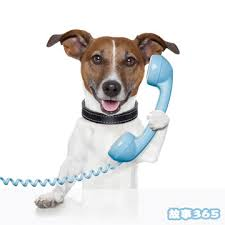
#> input picture test/4.jpg, 225 x 225 px, found by its file name
$ python caller.py   (older library calls are emulated)
#> lines starting #> are read from the running program, lines starting #| are printed output that depends on the picture
#> further down, test_img is the input picture: shape (225, 225, 3); mean B, G, R 226.6, 227, 227.2
import cv2 as cv
import os
import numpy as np

def get_hog_descriptor(image):
    # https://pastebin.com/Y1LXaRrE
    hog = cv.HOGDescriptor()
    h, w = image.shape[:2]
#> h = 225; w = 225
    rate = 64 / w
#> rate = 0.284
    image = cv.resize(image, (64, np.int(rate*h)))
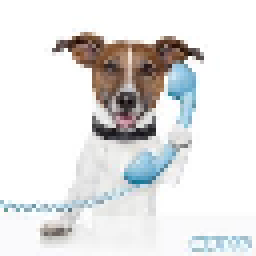
#> image: shape (64, 64, 3) (shown 4 times larger); mean of channels 0, 1, 2 226.5, 226.8, 227.1; drawn as B, G, R
    gray = cv.cvtColor(image, cv.COLOR_BGR2GRAY)
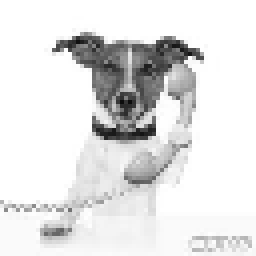
#> gray: shape (64, 64) (shown 4 times larger); min 13, max 255, mean 226.9
    bg = np.zeros((128, 64), dtype=np.uint8)
    bg[:,:] = 127
    h, w = gray.shape
#> h = 64; w = 64
    dy = (128 - h) // 2
#> dy = 32
    bg[dy:h+dy,:] = gray
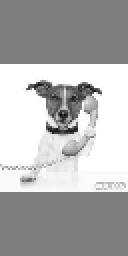
#> bg: shape (128, 64) (shown 2 times larger); min 13, max 255, mean 176.9
    cv.imshow("hog_bg", bg)
    cv.waitKey(0)
    # 64x128 = 3780
    fv = hog.compute(bg, winStride=(8, 8), padding=(0, 0))
#> fv = 3780 values, max 0.749 at index 3595, min 0 at index 0, mean 0.0668
    return fv

def generate_dataset(pdir, ndir):
    train_data = []
    labels = []
    for file_name in os.listdir(pdir):
        img_dir = os.path.join(pdir, file_name)
        img = cv.imread(img_dir)
        hog_desc = get_hog_descriptor(img)
        one_fv = np.zeros([len(hog_desc)], dtype=np.float32)
        for i in range(len(hog_desc)):
            one_fv[i] = hog_desc[i][0]
        train_data.append(one_fv)
        labels.append(1)

    for file_name in os.listdir(ndir):
        img_dir = os.path.join(ndir, file_name)
        img = cv.imread(img_dir)
        hog_desc = get_hog_descriptor(img)
        one_fv = np.zeros([len(hog_desc)], dtype=np.float32)
        for i in range(len(hog_desc)):
            one_fv[i] = hog_desc[i][0]
        train_data.append(one_fv)
        labels.append(-1)
    return np.array(train_data, dtype=np.float32), np.array(labels, dtype=np.int32)

def svm_train(positive_dir, negative_dir):
    svm = cv.ml.SVM_create()
    svm.setType(cv.ml.SVM_C_SVC)
    svm.setC(2.67)
    svm.setGamma(25.383)
    trainData, responses = generate_dataset(positive_dir, negative_dir)
    responses = np.reshape(responses, [-1, 1])
    svm.train(trainData, cv.ml.ROW_SAMPLE, responses)
    svm.save('svm_data.dat')
def elec_detect(image):
    hog_desc = get_hog_descriptor(test_img)
#> hog_desc has the same summary as fv in get_hog_descriptor
    print(len(hog_desc))
#| 3780
    one_fv = np.zeros([len(hog_desc)], dtype=np.float32)
#> one_fv = 3780 values from 0 to 0
    for i in range(len(hog_desc)):
        one_fv[i] = hog_desc[i][0]
#> this loop made 1 pass
    one_fv = np.reshape(one_fv, [-1, len(hog_desc)])
    print(len(one_fv), len(one_fv[0]))
    svm = cv.ml.SVM_load('svm_data.dat')
    result = svm.predict(one_fv)[1]
    print('是否在打电话：1表示“是”，-1表示“不是”')
    print(result)

if __name__ == '__main__':
   # generate_dataset("E:/caller/positive/", "E:/caller/negative/")

    #svm_train("E:/caller/positive/", "E:/caller/negative/")

    test_img = cv.imread("E:/caller/test/4.jpg")
    cv.waitKey(0)
#> (the run stopped early here; a loop or call above may not have finished)

$ run again, with test/1.jpg copied over test/4.jpg
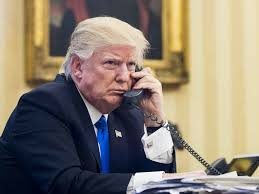
#> input picture test/1.jpg, 259 x 194 px, found by its file name
#> test_img is the input picture: shape (194, 259, 3); mean B, G, R 113.1, 126.8, 137
#> in get_hog_descriptor, `gray = cv.cvtColor(image, cv.COLOR_BGR2GRAY)`:
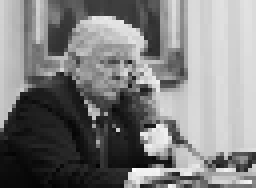
#> gray: shape (47, 64) (shown 4 times larger); min 3, max 251, mean 127.9
#> in get_hog_descriptor, `bg[dy:h+dy,:] = gray`:
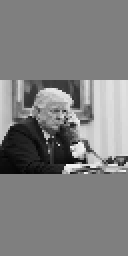
#> bg: shape (128, 64) (shown 2 times larger); min 3, max 251, mean 127.3
#> fv = 3780 values, max 0.744 at index 139, min 0 at index 0, mean 0.0631
#> hog_desc has the same summary as fv in get_hog_descriptor
#| 3780
#> one_fv = 3780 values from 0 to 0
#> the loop in elec_detect, `for i in range(len(hog_desc)):` made 1 pass

$ run again, with test/10.jpg copied over test/4.jpg
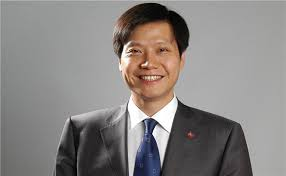
#> input picture test/10.jpg, 286 x 176 px, found by its file name
#> test_img is the input picture: shape (176, 286, 3); mean B, G, R 130, 132.1, 136.6
#> in get_hog_descriptor, `gray = cv.cvtColor(image, cv.COLOR_BGR2GRAY)`:
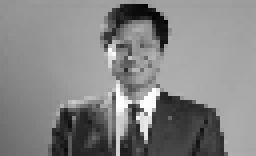
#> gray: shape (39, 64) (shown 4 times larger); min 2, max 254, mean 133
#> in get_hog_descriptor, `bg[dy:h+dy,:] = gray`:
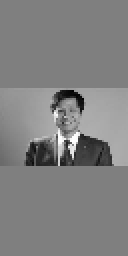
#> bg: shape (128, 64) (shown 2 times larger); min 2, max 254, mean 128.8
#> fv = 3780 values, max 0.699 at index 3397, min 0 at index 0, mean 0.051
#> hog_desc has the same summary as fv in get_hog_descriptor
#| 3780
#> one_fv = 3780 values from 0 to 0
#> the loop in elec_detect, `for i in range(len(hog_desc)):` made 1 pass

$ run again, with test/11.jpg copied over test/4.jpg
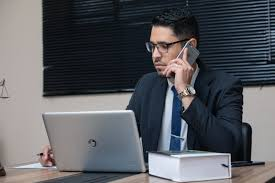
#> input picture test/11.jpg, 275 x 183 px, found by its file name
#> test_img is the input picture: shape (183, 275, 3); mean B, G, R 96.5, 91.6, 90
#> in get_hog_descriptor, `gray = cv.cvtColor(image, cv.COLOR_BGR2GRAY)`:
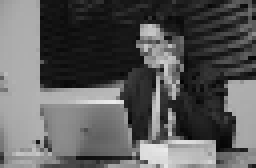
#> gray: shape (42, 64) (shown 4 times larger); min 4, max 235, mean 91.9
#> in get_hog_descriptor, `bg[dy:h+dy,:] = gray`:
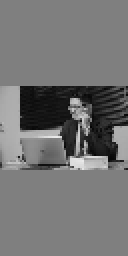
#> bg: shape (128, 64) (shown 2 times larger); min 4, max 235, mean 115.5
#> fv = 3780 values, max 0.553 at index 1777, min 0 at index 0, mean 0.0575
#> hog_desc has the same summary as fv in get_hog_descriptor
#| 3780
#> one_fv = 3780 values from 0 to 0
#> the loop in elec_detect, `for i in range(len(hog_desc)):` made 1 pass
